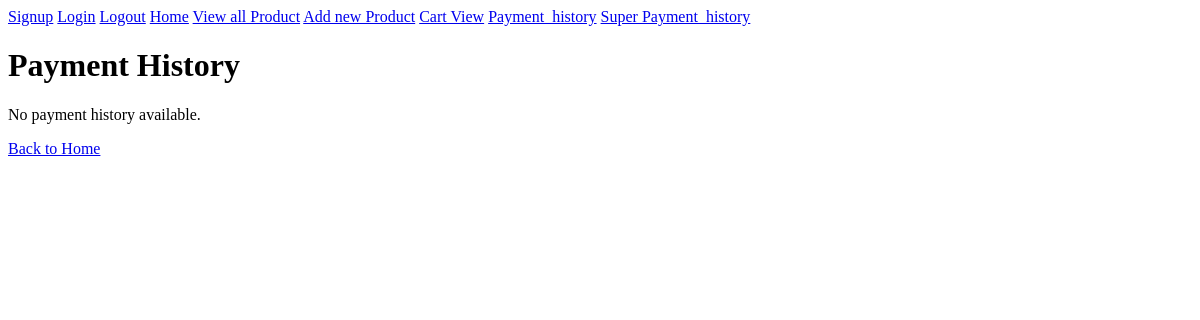
The app's page /order/payment_history/ (signed in), older data.
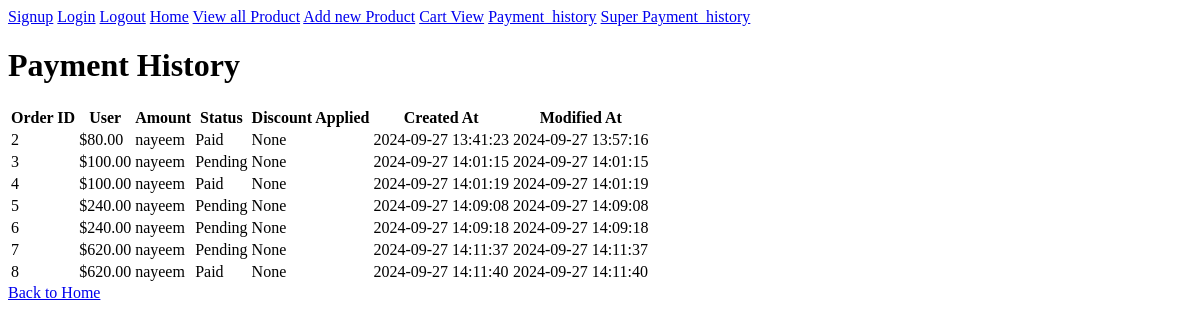
The same page, newer data.
### order/models.py (models this page shows, shortened)
class PaymentDetails(models.Model):
    user = models.ForeignKey(CustomUser, on_delete=models.CASCADE)
    payment = models.ForeignKey(UserPayment, on_delete=models.CASCADE)
    products_info = models.JSONField()  # Store product details as a list of dictionaries
    order_total = models.DecimalField(max_digits=1000, decimal_places=2)  # Total amount for the order
    discount_applied = models.CharField(max_length=50, null=True, blank=True)  # Discount if any
    amount = models.DecimalField(max_digits=10, decimal_places=2)
    status = models.CharField(
        max_length=20,
        choices=[("Pending", "Pending"), ("Paid", "Paid"), ("Failed", "Failed")],
    )
    created_at = models.DateTimeField(auto_now_add=True)
    modified_at = models.DateTimeField(auto_now=True)

### user_auth/models.py (models this page shows)
class CustomUser(AbstractUser):
    mobile = models.CharField(max_length=15, blank=True, null=True)
    created_at = models.DateTimeField(default=timezone.now)
    modified_at = models.DateTimeField(auto_now=True, editable=True)
    def __str__(self):
        return self.username

### order/views.py (the view)
# urls.py: path("payment_history/", views.payment_history, name="payment_history"),
@login_required
def payment_history(request):
    paymenthistory = PaymentDetails.objects.filter(user=request.user)
    return render(
        request, "order/payment_history.html", {"paymenthistory": paymenthistory}
    )

### templates/order/payment_history.html (shortened to what this page needs)
{% extends 'base.html' %}
{% block content %}
  <h1>Payment History</h1>
  {% if paymenthistory %}
    <table>
      <thead>
        <tr>
          <th>Order ID</th>
          <th>User</th>
          <th>Amount</th>
          <th>Status</th>
          <th>Discount Applied</th>
          <th>Created At</th>
          <th>Modified At</th>
        </tr>
      </thead>
      <tbody>
        {% for pay in paymenthistory %}
          <tr>
            <td>{{ pay.id }}</td>
            <td>${{ pay.amount }}</td>
            <td>{{ pay.user }}</td>
            <td>{{ pay.status }}</td>
            <td>{{ pay.discount_applied|default:"None" }}</td>
            <td>{{ pay.created_at|date:"Y-m-d H:i:s" }}</td>
            <td>{{ pay.modified_at|date:"Y-m-d H:i:s" }}</td>
          </tr>
        {% endfor %}
      </tbody>
    </table>
  {% else %}
    <p>No payment history available.</p>
  {% endif %}
  <a href="{% url 'product_home' %}">Back to Home</a>
{% endblock %}

### templates/base.html (shortened to what this page needs)
<!DOCTYPE html>
<html lang="en">
<head>
</head>
<body>
    <a href="{% url 'signup' %}">Signup</a>
    <a href="{% url 'login' %}">Login</a>
    <a href="{% url 'logout' %}">Logout</a>
    <a href="{% url 'index' %}">Home</a>
    <a href="{% url 'product_home' %}">View all Product</a>
    <a href="{% url 'addnewproduct' %}">Add new Product</a>
    <a href="{% url 'cart_view' %}">Cart View</a>
    <a href="{% url 'payment_history' %}">Payment_history</a>
    <a href="{% url 'payment_history_super' %}">Super Payment_history</a>
    {% block content %}{% endblock content %}
</body>
</html>

Row changes from the older to the newer data that the page shows:
added PaymentDetails: id "2", amount "80.00", user "nayeem", status "Paid", discount_applied "None", created_at "2024-09-27 13:41:23", modified_at "2024-09-27 13:57:16"
added PaymentDetails: id "3", amount "100.00", user "nayeem", status "Pending", discount_applied "None", created_at "2024-09-27 14:01:15", modified_at "2024-09-27 14:01:15"
added PaymentDetails: id "4", amount "100.00", user "nayeem", status "Paid", discount_applied "None", created_at "2024-09-27 14:01:19", modified_at "2024-09-27 14:01:19"
added PaymentDetails: id "5", amount "240.00", user "nayeem", status "Pending", discount_applied "None", created_at "2024-09-27 14:09:08", modified_at "2024-09-27 14:09:08"
added PaymentDetails: id "6", amount "240.00", user "nayeem", status "Pending", discount_applied "None", created_at "2024-09-27 14:09:18", modified_at "2024-09-27 14:09:18"
added PaymentDetails: id "7", amount "620.00", user "nayeem", status "Pending", discount_applied "None", created_at "2024-09-27 14:11:37", modified_at "2024-09-27 14:11:37"
added PaymentDetails: id "8", amount "620.00", user "nayeem", status "Paid", discount_applied "None", created_at "2024-09-27 14:11:40", modified_at "2024-09-27 14:11:40"
Text that changed along with them:
text no longer shown: "No payment history available."
text now shown: "Order ID User Amount Status Discount Applied Created At Modified At"
